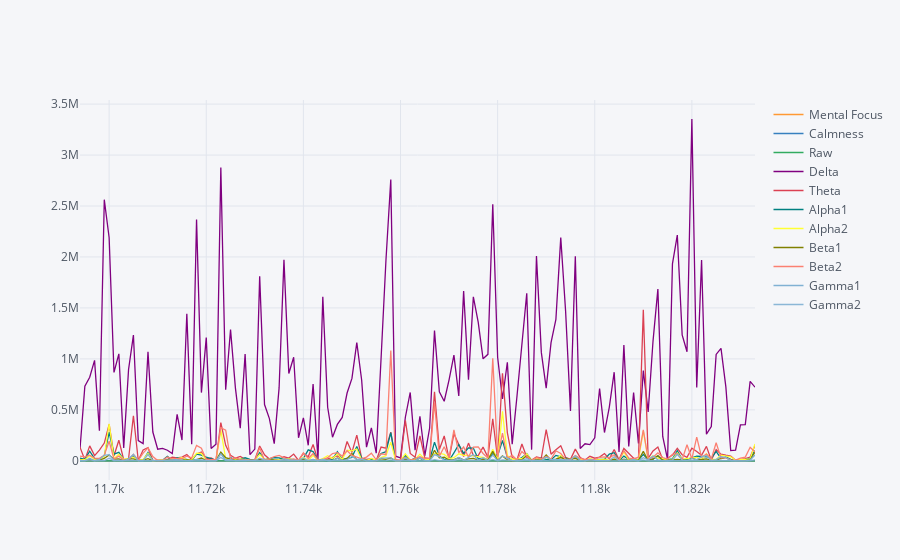

Source (notebook cell):
### Markdown cell above
#### We do see an interesting statistic for any video clip in which the subject is familiar with the topic(remember all clips start mid topic). They  have an initial spike of mental focus and a sharp drop in calmess that levels back out 1/3 of the way into the test. This is likely related to the brain rushing to fill in the missing information and gather context clues sparked by the familiar topic. After this spike you can see, as mentioned above that calmness is a bit lower but focus is a bit higher when the topic is familiar but learning is still occuring rather than confusion.

### Code cell
data2[brainwaves].iplot()
plt.show()

### Figure 1 — Plotly figure (JSON) as saved in the notebook; plotly's stock layout.template omitted (floating-point values rounded to 4 significant figures; data arrays with more than 128 entries replaced by an {"elided": "..."} marker saying what was removed)
{"data": [{"line": {"color": "rgba(255, 153, 51, 1.0)", "dash": "solid", "shape": "linear", "width": 1.3}, "mode": "lines", "name": "Mental Focus", "text": "", "type": "scatter", "x": {"elided": "140 int values"}, "y": {"elided": "140 int values"}}, {"line": {"color": "rgba(55, 128, 191, 1.0)", "dash": "solid", "shape": "linear", "width": 1.3}, "mode": "lines", "name": "Calmness", "text": "", "type": "scatter", "x": {"elided": "140 int values"}, "y": {"elided": "140 int values"}}, {"line": {"color": "rgba(50, 171, 96, 1.0)", "dash": "solid", "shape": "linear", "width": 1.3}, "mode": "lines", "name": "Raw", "text": "", "type": "scatter", "x": {"elided": "140 int values"}, "y": {"elided": "140 int values"}}, {"line": {"color": "rgba(128, 0, 128, 1.0)", "dash": "solid", "shape": "linear", "width": 1.3}, "mode": "lines", "name": "Delta", "text": "", "type": "scatter", "x": {"elided": "140 int values"}, "y": {"elided": "140 int values"}}, {"line": {"color": "rgba(219, 64, 82, 1.0)", "dash": "solid", "shape": "linear", "width": 1.3}, "mode": "lines", "name": "Theta", "text": "", "type": "scatter", "x": {"elided": "140 int values"}, "y": {"elided": "140 int values"}}, {"line": {"color": "rgba(0, 128, 128, 1.0)", "dash": "solid", "shape": "linear", "width": 1.3}, "mode": "lines", "name": "Alpha1", "text": "", "type": "scatter", "x": {"elided": "140 int values"}, "y": {"elided": "140 int values"}}, {"line": {"color": "rgba(255, 255, 51, 1.0)", "dash": "solid", "shape": "linear", "width": 1.3}, "mode": "lines", "name": "Alpha2", "text": "", "type": "scatter", "x": {"elided": "140 int values"}, "y": {"elided": "140 int values"}}, {"line": {"color": "rgba(128, 128, 0, 1.0)", "dash": "solid", "shape": "linear", "width": 1.3}, "mode": "lines", "name": "Beta1", "text": "", "type": "scatter", "x": {"elided": "140 int values"}, "y": {"elided": "140 int values"}}, {"line": {"color": "rgba(251, 128, 114, 1.0)", "dash": "solid", "shape": "linear", "width": 1.3}, "mode": "lines", "name": "Beta2", "text": "", "type": "scatter", "x": {"elided": "140 int values"}, "y": {"elided": "140 int values"}}, {"line": {"color": "rgba(128, 177, 211, 1.0)", "dash": "solid", "shape": "linear", "width": 1.3}, "mode": "lines", "name": "Gamma1", "text": "", "type": "scatter", "x": {"elided": "140 int values"}, "y": {"elided": "140 int values"}}, {"line": {"color": "rgba(128, 177, 211, 0.8999999999999999)", "dash": "solid", "shape": "linear", "width": 1.3}, "mode": "lines", "name": "Gamma2", "text": "", "type": "scatter", "x": {"elided": "140 int values"}, "y": {"elided": "140 int values"}}], "layout": {"legend": {"bgcolor": "#F5F6F9", "font": {"color": "#4D5663"}}, "paper_bgcolor": "#F5F6F9", "plot_bgcolor": "#F5F6F9", "title": {"font": {"color": "#4D5663"}}, "xaxis": {"gridcolor": "#E1E5ED", "showgrid": true, "tickfont": {"color": "#4D5663"}, "title": {"font": {"color": "#4D5663"}, "text": ""}, "zerolinecolor": "#E1E5ED"}, "yaxis": {"gridcolor": "#E1E5ED", "showgrid": true, "tickfont": {"color": "#4D5663"}, "title": {"font": {"color": "#4D5663"}, "text": ""}, "zerolinecolor": "#E1E5ED"}}}
